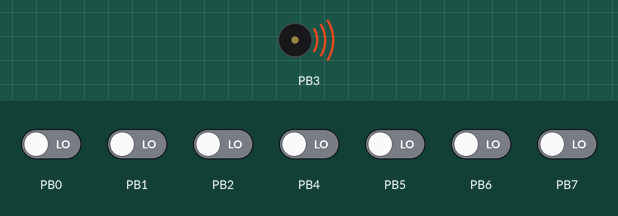
Simulated run of this program. Board: ATmega16, built with avr-gcc and emulated at 1 MHz. Shown: buzzer (waves = sounding). The test bench sets the inputs (shaded band); at power-on: PB0–2, PB4–7 LOW.

Above: at 0.9 s.
At 7.3 s:
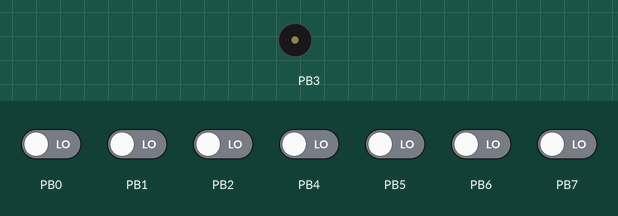
Timing chart, 0 to 16.9 s (numbered marks = the images above):
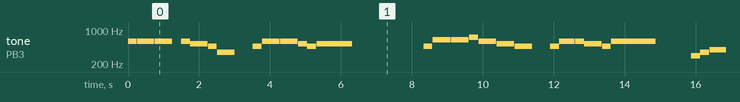

Measured:
- by itself, tone on PB3: plays 590 Hz for 0.25 s, 590 Hz for 0.25 s, 590 Hz for 0.22 s, 590 Hz for 0.50 s, 590 Hz for 0.25 s, 525 Hz for 0.49 s … (277 notes in this stretch)

The program:

practica_6_cancion.c
```c
/*
 * practica_6_cancion.c
 *
 * Created: 04/05/2023 11:08:08 p.m.
 *  Author: Alan
 */
#define F_CPU 1000000UL

#define	_DO 237
#define _DO_S 224
#define _RE 211
#define _RE_S 199
#define _MI 188
#define _FA 177
#define _FA_S 167
#define _SOL 158
#define _SOL_S 149
#define _LA 141
#define _LA_S 133
#define _SI 125
#define _DO_5 118
#define _RE_5 105
#define _RE_S_5 99
#define _FA_5 88
#define _SOL_5 78
#define _LA_5 70
#define _LA_S_5 66
#define SILENCE			0

#define N				8
#include <avr/io.h>
#include <avr/interrupt.h>
#include <stdio.h>
#include <util/delay.h>

void ConfigIO();
void Play(uint8_t note, uint16_t duration);

volatile uint16_t pulsesCounter = 0;

ISR(TIMER0_COMP_vect)
{
	PORTB = PINB;
	pulsesCounter++;
}

int main(void)
{
	ConfigIO();
    while(1)
    {

        Play(_RE_5,250);
		Play(SILENCE,10);
		Play(_RE_5,250);
		Play(SILENCE,10);
		Play(_RE_5,250);
		Play(SILENCE,10);
		Play(_RE_5,500);

		Play(SILENCE,250);

		Play(_RE_5,250);
		Play(SILENCE,10);
		Play(_DO_5,500);
		Play(SILENCE,10);
		Play(_LA_S,250);
		Play(SILENCE,10);
		Play(_FA,500);

		Play(SILENCE,500);

		Play(_LA_S,250);
		Play(SILENCE,10);
		Play(_RE_5,500);
		Play(SILENCE,10);
		Play(_RE_5,500);
		Play(SILENCE,10);
		Play(_DO_5,250);
		Play(SILENCE,10);
		Play(_LA_S,250);
		Play(SILENCE,10);
		Play(_DO_5,1000);
		Play(SILENCE,2000);

		Play(_LA_S,250);
		Play(SILENCE,10);
		Play(_RE_S_5,250);
		Play(SILENCE,10);
		Play(_RE_S_5,250);
		Play(SILENCE,10);
		Play(_RE_S_5,500);
		Play(SILENCE,10);
		Play(_FA_5,250);
		Play(SILENCE,10);
		Play(_RE_5,500);
		Play(SILENCE,10);
		Play(_DO_5,500);
		Play(SILENCE,10);
		Play(_LA_S,500);
		Play(SILENCE,500);
		Play(_LA_S,250);
		Play(SILENCE,10);
		Play(_RE_5,500);
		Play(SILENCE,10);
		Play(_RE_5,250);
		Play(SILENCE,10);
		Play(_DO_5,500);
		Play(SILENCE,10);
		Play(_LA_S,250);
		Play(SILENCE,10);
		Play(_RE_5,1250);
		Play(SILENCE,1000);
		//POKEMON--------
		/*
		Play(_RE,250);
		Play(SILENCE,10);
		Play(_FA,250);
		Play(SILENCE,10);
		Play(_SOL,1000);
		Play(SILENCE,10);
		Play(_RE,250);
		Play(SILENCE,10);
		Play(_RE,250);
		Play(SILENCE,10);
		Play(_FA,250);
		Play(SILENCE,10);
		Play(_SOL,500);
		Play(SILENCE,10);
		Play(_SOL,250);
		Play(SILENCE,10);
		Play(_FA,250);
		Play(SILENCE,10);
		Play(_RE,250);
		Play(SILENCE,10);
		Play(_DO,250);
		Play(SILENCE,10);
		Play(_DO,250);
		Play(SILENCE,10);
		Play(_LA_S,1000);
		Play(SILENCE,10);

		Play(_SOL,250);
		Play(SILENCE,10);
		Play(_LA_S,250);
		Play(SILENCE,10);
		Play(_DO_5,250);
		Play(SILENCE,10);
		Play(_RE_5,250);
		Play(SILENCE,10);
		Play(_DO_5,500);
		Play(SILENCE,10);
		Play(_LA_S,500);
		Play(SILENCE,10);
		Play(_FA_5,1000);
		Play(SILENCE,10);
		*/


		Play(_RE,250);
		Play(SILENCE,10);
		Play(_FA,250);
		Play(SILENCE,10);
		Play(_SOL,750);
		Play(SILENCE,10);
		Play(_RE,250);
		Play(SILENCE,10);
		Play(_RE,250);
		Play(SILENCE,10);
		Play(_FA,250);
		Play(SILENCE,10);
		Play(_SOL,250);
		Play(SILENCE,10);
		Play(_FA,250);
		Play(SILENCE,10);
		Play(_SOL,250);
		Play(SILENCE,10);
		Play(_FA_5,500);
		Play(SILENCE,10);
		Play(_RE_5,250);
		Play(SILENCE,10);
		Play(_DO_5,250);
		Play(SILENCE,10);
		Play(_RE_5,250);
		Play(SILENCE,10);
		Play(_DO_5,250);
		Play(SILENCE,10);
		Play(_LA_S,750);
		Play(SILENCE,750);
		//
		Play(_RE_5,250);
		Play(SILENCE,10);
		Play(_SOL_5,250);
		Play(SILENCE,10);
		Play(_LA_5,250);
		Play(SILENCE,10);
		Play(_LA_S_5,250);
		Play(SILENCE,10);
		Play(_LA_5,500);
		Play(SILENCE,10);
		Play(_LA_5,250);
		Play(SILENCE,10);
		Play(_SOL_5,250);
		Play(SILENCE,10);
		Play(_LA_5,250);
		Play(SILENCE,10);
		Play(_SOL_5,250);
		Play(SILENCE,10);

		Play(_RE,250);
		Play(SILENCE,10);
		Play(_FA,250);
		Play(SILENCE,10);
		Play(_SOL,750);
		Play(SILENCE,10);
		Play(SILENCE,1000);
    }
}
void ConfigIO()
{
	cli();
	DDRB |= (1<<DDB3);
	TCCR0 = (1<<WGM01)|(0<<WGM00)|(0<<COM01)|(1<<COM00);
	TCCR0|= (0<<CS02)|(1<<CS01)|(0<<CS00); //PREESCALA 8
	OCR0 = _DO;
	TIMSK = (1<<OCIE0);
	sei();
}

void Play(uint8_t note, uint16_t duration)
{

	if (note == SILENCE)
	{
		DisableSound();
		for(uint16_t i = 0;i<duration;i++)
		{
			_delay_ms(1);
		}
	}
	else
	{
		EnableSound();
		pulsesCounter = 0; //limpiar contador

		float fNote  = 1000000.0/(float)(2*N*(1+note));//obtener frecuencia de la nota
		float tNote = (1/fNote)*1000; //periodo en mili segundos
		uint16_t pulsesAmaunt = (duration/tNote)*2; //cantidad de pulsos necesarios para lograr la duración de la nota


		cli();
		OCR0 = note; //cargar valor de comparación
		sei();//activar interrupciones

		do
		{

		} while (pulsesCounter<pulsesAmaunt);
	}
}

void DisableSound()
{
	cli();
	PORTB = 0x00;
	TCCR0&= ~(1<<COM00);//desactivar ctc mode
}

void EnableSound()
{
	TCCR0|=(1<<COM00);//activar ctc mode
	sei();
}
```
